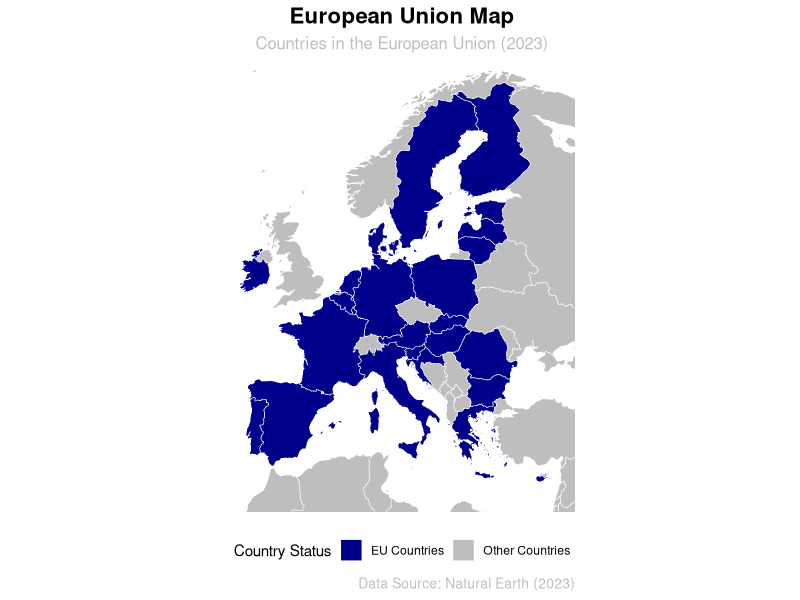
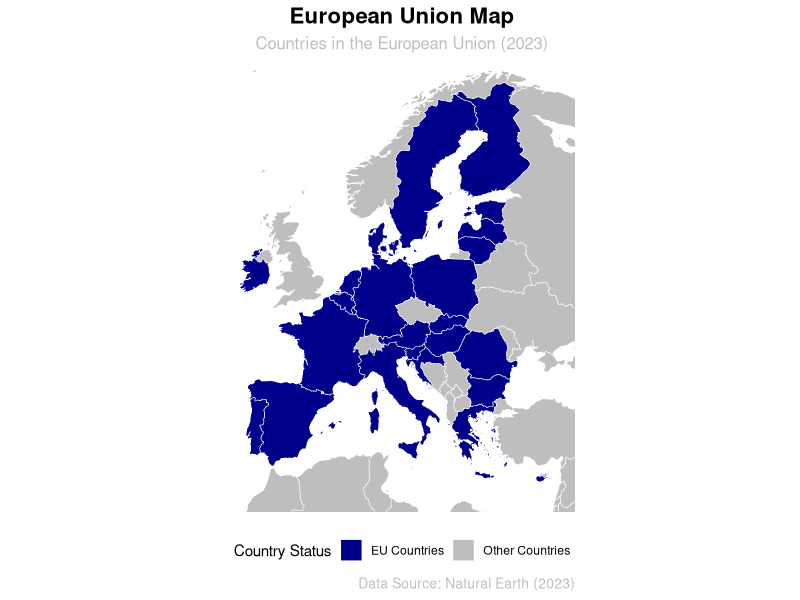

These charts were generated, in order, by the following R code:
## ---- chunk 1
knitr::opts_chunk$set(echo = TRUE)

# Load libraries
library(ggplot2)
library(sf)
library(rnaturalearth)
library(rnaturalearthdata)
library(dplyr)

# Load world data
world <- ne_countries(scale = "medium", returnclass = "sf")

# List of EU countries (current as of 2023)
eu_countries <- c(
  "Austria", "Belgium", "Bulgaria", "Croatia", "Cyprus", "Czech Republic", "Denmark",
  "Estonia", "Finland", "France", "Germany", "Greece", "Hungary", "Ireland", "Italy",
  "Latvia", "Lithuania", "Luxembourg", "Malta", "Netherlands", "Poland", "Portugal",
  "Romania", "Slovakia", "Slovenia", "Spain", "Sweden"
)

# Filter for EU countries
eu <- world %>% filter(name %in% eu_countries)

world$is_EU <- ifelse(world$name %in% eu_countries, "EU Countries", "Other Countries")

setwd("/Users/jiatong/Desktop/30daysMap/day22-2colours")

## ---- chunk 2

# Define Europe bounding box
europe_bbox <- st_bbox(c(
  xmin = -15, xmax = 45,  # Longitude limits
  ymin = 30, ymax = 75    # Latitude limits
), crs = st_crs(world))

# Crop to Europe for visualization
world_europe <- st_crop(world, europe_bbox)

# Plot the EU map focused on mainland Europe
map_final <- ggplot() +
  # Plot all countries with color coding for EU vs. others
  geom_sf(data = world, aes(fill = is_EU), color = "white", size = 0.3) +
  # Customize the color scale for the legend
  scale_fill_manual(
    values = c("EU Countries" = "darkblue", "Other Countries" = "gray"),
    name = "Country Status"
  ) +
  # Add labels and styling
  labs(
    title = "European Union Map",
    subtitle = "Countries in the European Union (2023)",
    caption = "Data Source: Natural Earth (2023)"
  ) +
  coord_sf(
    xlim = c(-12, 38),  # Longitude limits for mainland Europe
    ylim = c(32, 72),   # Latitude limits for mainland Europe
    expand = FALSE      # Disable auto-expansion
  ) +
  theme_minimal() +
  theme(
    axis.title = element_blank(),  # Remove axis titles
    axis.text = element_blank(),   # Remove axis text (latitude/longitude labels)
    axis.ticks = element_blank(),  # Remove axis ticks
    plot.title = element_text(size = 16, face = "bold", hjust = 0.5),
    plot.subtitle = element_text(size = 12, hjust = 0.5, color = "gray"),
    plot.caption = element_text(size = 10, hjust = 1, color = "gray"),
    legend.position = "bottom",  # Move legend to the bottom
    panel.grid = element_blank(),
    panel.background = element_rect(fill = "white", color = NA)
  )

map_final
## ---- chunk 3
ggsave("day22_jiatong_2_colours.png", plot = map_final, device = "png", width = 8, height = 6, dpi = 300)
